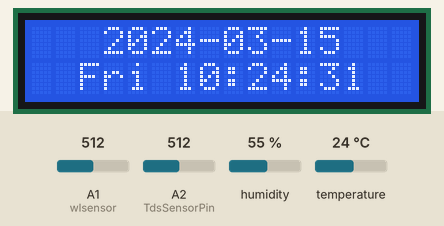
A sketch run on a simulated Arduino Uno, built with avr-gcc and run on an emulated ATmega328P. Shown: 16×2 character LCD. Inputs (shaded band) come from the test bench; at power-on: A1 (wlsensor) = 512, temperature 24 °C, A2 (TdsSensorPin) = 512, humidity 55 %. The local clock reads 2024-03-15 10:24:30 at power-on unless the sketch sets it.

Above: at 1.3 s.
1.4 s: A1 (wlsensor) set to 440
At 11.4 s:
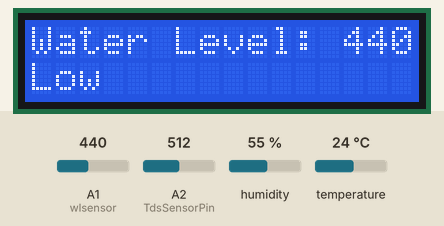
15.4 s: temperature set to 9 °C
At 18.1 s:
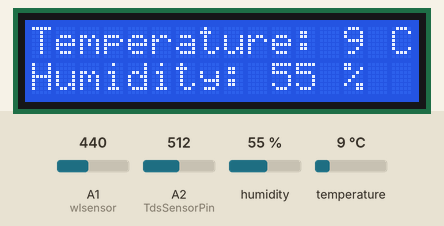
21.6 s: A1 (wlsensor) set to 460
At 30.9 s:
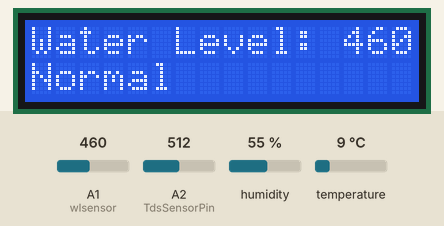
35.6 s: A2 (TdsSensorPin) set to 440
At 46.0 s:
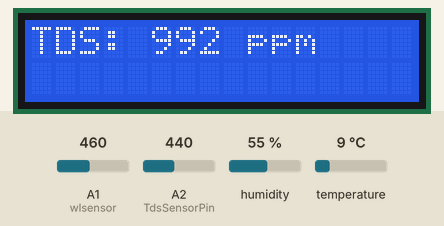
46.6 s: A2 (TdsSensorPin) set to 30
At 47.8 s:
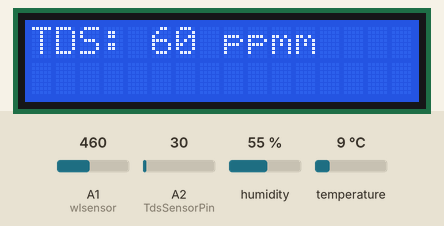
51.6 s: A1 (wlsensor) set to 306
At 53.0 s:
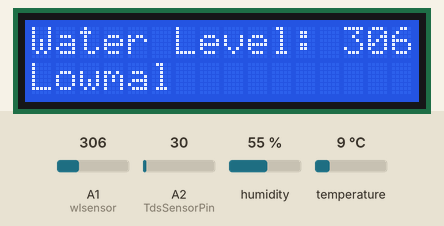
Timing chart, 0 to 54.1 s (numbered marks = the images above; inputs shaded):
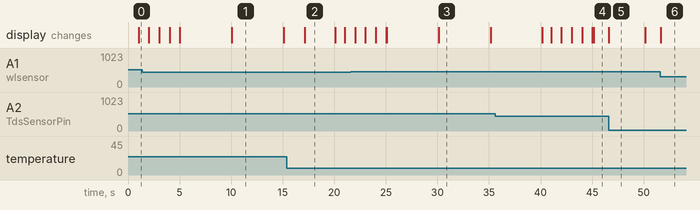

The sketch:

FirstArduino.ino
```cpp
#include <SoftwareSerial.h> //SoftwareSerial 라이브러리 추가
SoftwareSerial serial1(12,11); //송수신 포트번호

#include <Wire.h> //LCD
#include <EEPROM.h>

#include <Ds1302.h>
#define PIN_ENA 2 // DS1302 RST PIN을 아두이노 2번에 연결
#define PIN_DAT 3 // DS1302 DAT PIN을 아두이노 3번에 연결
#define PIN_CLK 4 // DS1302 CLK PIN을 아두이노 4번에 연결
Ds1302 rtc(PIN_ENA, PIN_CLK, PIN_DAT);              // rtc 객체 생성
Ds1302::DateTime now;                               // RTC에서 현재 시간을 가져와 저장할 구조체 변수
const String WeekDays[] = {"Mon", "Tue", "Wed", "Thu", "Fri", "Sat", "Sun"};
int daysInMonth(int month, int year) {
  switch (month) {
    case 4: case 6: case 9: case 11: return 30;
    case 2: return (year % 4 == 0 && (year % 100 != 0 || year % 400 == 0)) ? 29 : 28;
    default: return 31;
  }
} //월 일수 계산 및 윤년 계산

#include <LiquidCrystal_I2C.h>//LCD
LiquidCrystal_I2C lcd(0x27, 16, 2); //lcd 초기 설정

unsigned long lastSwitchTime = 0; // 마지막 전환 시간을 저장
uint8_t displayState = 0;
unsigned long lastTempRequestTime = 0;
unsigned long lastSerialSendTime = 0; // 마지막 시리얼 전송 시간을 저장

#include "GravityTDS.h" //TDS
#define TdsSensorPin A2
GravityTDS gravityTds; //Tds 객체 생성
float temperature = 25,tdsValue = 0;

#include<OneWire.h> // 방수온도센서 및 PH센서 사용 DS18B20
#include<DallasTemperature.h>
#define ONE_WIRE_BUS 2// 방수온도센서 핀 번호
#define TEMPERATURE_PRECISION 12
OneWire oneWire(ONE_WIRE_BUS);
DallasTemperature sensors(&oneWire);
DeviceAddress tempDeviceAddress;


#include "DHT.h"
#define DHTPIN 10      // DHT11 센서가 연결된 핀
#define DHTTYPE DHT11 // DHT 11
DHT dht(DHTPIN, DHTTYPE);

int wlsensor = A1;                           // 수위센서 A0핀 설정
int wlvalue = 0;  // 수위센서 value

void setup()
{
  Serial.begin(115200);                             // 시리얼 통신 시작, 보레이트 115200
  serial1.begin(9600); // 시리얼1 통신 시작 (두 번째 아두이노와 통신)
  rtc.init();
  lcd.init();
  lcd.begin(16,2); //lcd 객체 초기화
  lcd.backlight();// rtc 객체 초기화

  gravityTds.setPin(TdsSensorPin);
  gravityTds.setAref(5.0);  //reference voltage on ADC, default 5.0V on  Arduino UNO
  gravityTds.setAdcRange(1024);  //1024 for 10bit ADC;4096 for 12bit ADC
  gravityTds.begin();  //initialization
  dht.begin();
}

void loop()
{
  if (millis() - lastSwitchTime >= 5000) {
    displayState = (displayState+1)%4;
    lastSwitchTime = millis();
    lcd.clear();
  }
  rtc.getDateTime(&now);                            // 구조체 변수에 현재 시간 저장
  if (millis() - lastSerialSendTime >= 1000) { // 1초마다 전송
    if (now.hour < 10) serial1.print("0");
    serial1.print(now.hour);
    serial1.print(":");
    if (now.minute < 10) serial1.print("0");
    serial1.print(now.minute);
    serial1.print(":");
    serial1.println(now.second);
    lastSerialSendTime = millis();
  }


  if (displayState == 0) { // 창 1
    static uint8_t last_second = -1;                   // 1초를 확인하기 위한 변수

    if (last_second != now.second)                    // 1초마다 '년-월-일 요일 시:분:초'형태로 출력
    {
      last_second = now.second;                       // 현재 초 업데이트
      lcd.setCursor(3, 0);
      lcd.print("20");                             // 21세기 표기
      lcd.print(now.year);                         // 년도 0-99 값
      lcd.print('-');

      if (now.month < 10) lcd.print('0');          // 달이 10미만이면 '0' 출력
      lcd.print(now.month);                        // 달 출력 1-12 값
      lcd.print('-');

      if (now.day < 10) lcd.print('0');            // 일이 10미만이면 '0' 출력
      lcd.print(now.day);     // 01-31             // 일 출력 1~31 값
      lcd.print(' ');
      lcd.setCursor(2, 1);
      lcd.print(WeekDays[now.dow - 1]);            // RTC 저장값이 (1-7)이므로 배열값에 대응하기 위해 -1
      lcd.print(' ');
      if (now.hour < 10) lcd.print('0');           // 시간이 10미만이면 '0' 출력
      lcd.print(now.hour);                         // 시간 출력 0~23 값
      lcd.print(':');
      if (now.minute < 10) lcd.print('0');         // 분이 10미만이면 '0' 출력
      lcd.print(now.minute);                       // 분 출력 0~59 값
      lcd.print(':');
      if (now.second < 10) lcd.print('0');         // 초가 10미만이면 '0' 출력
      lcd.print(now.second);                       // 초 출력 0~59 값
      }
   } else if(displayState == 1) { //창 2
    lcd.setCursor(0, 0);
    gravityTds.setTemperature(temperature); // 온도 보정 설정
    gravityTds.update(); // 샘플링 및 계산
    tdsValue = gravityTds.getTdsValue(); // TDS 값 가져오기
    lcd.setCursor(0, 0);
    lcd.print("TDS: ");
    lcd.print(tdsValue, 0);
    lcd.print(" ppm");
   } else if(displayState == 2) { //창 3
      //수위센서
    lcd.setCursor(0, 0);
    wlvalue = analogRead(wlsensor);     // 수위센서값을 읽어 변수 value에 저장
    lcd.print("Water Level: ");
    lcd.print(wlvalue);          // 수위 value값 출력
    lcd.setCursor(0,1);
    if (wlvalue>450&&wlvalue<750){
      lcd.print("Normal");
    }else if(wlvalue<450){
      lcd.print("Low");
    }else if (wlvalue>750){
      lcd.print("High");
    }
  } else if(displayState ==3) { //창 4
    //온습도 설정
    int humidity = dht.readHumidity();    // 습도 읽기
    int temperature = dht.readTemperature(); // 온도 읽기
    if (isnan(humidity) || isnan(temperature)) {
      Serial.println("Failed to read from DHT sensor!");
      return;
    }
    lcd.setCursor(0,0);
    lcd.print("Temperature: ");
    lcd.print(temperature); //온도 출력
    lcd.print(" C");
    lcd.setCursor(0,1);
    lcd.print("Humidity: ");
    lcd.print(humidity); // 습도 출력
    lcd.print(" %");
  }
}
```

Measured:
- after the input at 1.4 s, the display: first differs from a run without the input after 8.7 s (image 1)
- after the input at 15.4 s, the display: changes after 1.7 s (image 2)
- after the input at 21.6 s, the display: first differs from a run without the input after 8.5 s (image 3)
- after the input at 46.6 s, the display: changes at once (image 5)
- after the input at 51.6 s, the display: changes at once (image 6)
- what the display in image 1 shows lasts 5.0 s, from 10.1 s to 15.1 s
- what the display in image 2 shows lasts 3.0 s, from 17.1 s to 20.1 s
